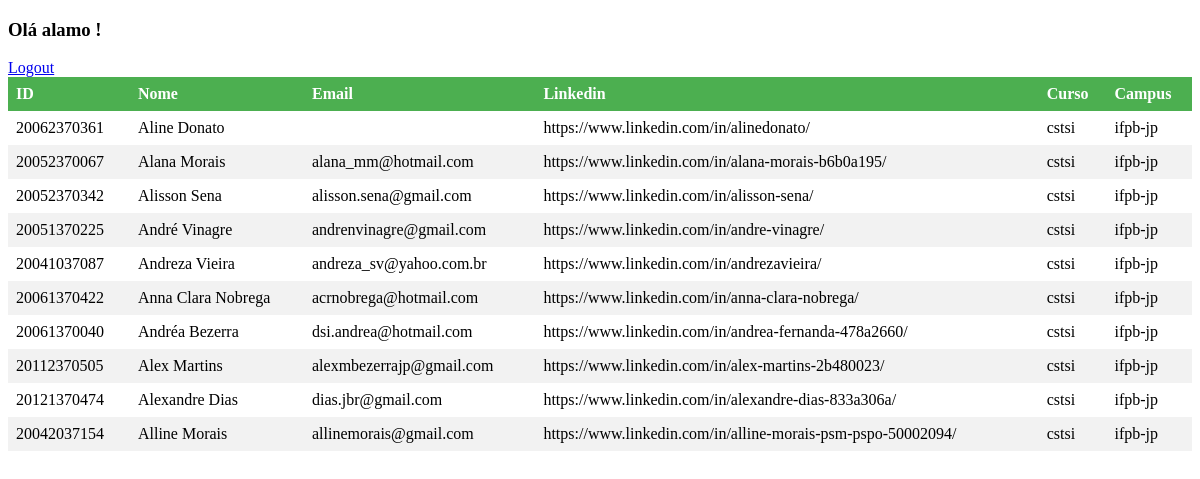
The page /src/home.php (signed in) on the database its author committed.
### tables this page shows
CREATE TABLE egresso (
  id varchar(30),
  nome varchar(30),
  email varchar(50),
  linkedin varchar(80),
  curso varchar(15),
  campus varchar(15)
);

### src/home.php (the view, shortened to what this page needs)
<?php
    $pdo = new PDO('mysql:host=mysql;dbname=egressos;port=3306','root','123');
    $sql = 'SELECT * FROM egresso';
    $result = $pdo->query($sql);
    $rows = $result->fetchAll(PDO::FETCH_ASSOC);
?>
<!DOCTYPE html>
<html lang="en">
<head>
  <link rel="stylesheet" href="home.css">
</head>
<body>
  <h3>Olá <?php echo $_SESSION['usuario'];?> !</h3>
  <a href="logout.php">Logout</a>
  <table>
    <thead>
      <tr>
        <th>ID</th>
        <th>Nome</th>
        <th>Email</th>
        <th>Linkedin</th>
        <th>Curso</th>
        <th>Campus</th>
      </tr>
    </thead>
    <tbody>
      <?php
        for($i = 0; $i < sizeof($rows); $i++){
          echo '<tr>';
          echo '<td>'. $rows[$i]['id'] . '</td>';
          echo '<td>'. $rows[$i]['nome'] . '</td>';
          echo '<td>'. $rows[$i]['email'] . '</td>';
          echo '<td>'. $rows[$i]['linkedin'] . '</td>';
          echo '<td>'. $rows[$i]['curso'] . '</td>';
          echo '<td>'. $rows[$i]['campus'] . '</td>';
          echo '</tr>';
        }
      ?>
    </tbody>
  </table>
</body>
</html>

### src/home.css (style rules this page uses)
table { border-collapse: collapse; width: 100%; }
th, td { text-align: left; padding: 8px; }
tr:nth-child(even) { background-color: #f2f2f2 }
th { background-color: #4CAF50; color: white; }

### rows shown on the page
egresso: id "20062370361", nome "Aline Donato", linkedin "https://www.linkedin.com/in/alinedonato/", curso "cstsi", campus "ifpb-jp"
egresso: id "20052370067", nome "Alana Morais", email "alana_mm@hotmail.com", linkedin "https://www.linkedin.com/in/alana-morais-b6b0a195/", curso "cstsi", campus "ifpb-jp"
egresso: id "20052370342", nome "Alisson Sena", email "alisson.sena@gmail.com", linkedin "https://www.linkedin.com/in/alisson-sena/", curso "cstsi", campus "ifpb-jp"
egresso: id "20051370225", nome "André Vinagre", email "andrenvinagre@gmail.com", linkedin "https://www.linkedin.com/in/andre-vinagre/", curso "cstsi", campus "ifpb-jp"
egresso: id "20041037087", nome "Andreza Vieira", email "andreza_sv@yahoo.com.br", linkedin "https://www.linkedin.com/in/andrezavieira/", curso "cstsi", campus "ifpb-jp"
egresso: id "20061370422", nome "Anna Clara Nobrega", email "acrnobrega@hotmail.com", linkedin "https://www.linkedin.com/in/anna-clara-nobrega/", curso "cstsi", campus "ifpb-jp"
egresso: id "20061370040", nome "Andréa Bezerra", email "dsi.andrea@hotmail.com", linkedin "https://www.linkedin.com/in/andrea-fernanda-478a2660/", curso "cstsi", campus "ifpb-jp"
egresso: id "20112370505", nome "Alex Martins", email "alexmbezerrajp@gmail.com", linkedin "https://www.linkedin.com/in/alex-martins-2b480023/", curso "cstsi", campus "ifpb-jp"
egresso: id "20121370474", nome "Alexandre Dias", email "dias.jbr@gmail.com", linkedin "https://www.linkedin.com/in/alexandre-dias-833a306a/", curso "cstsi", campus "ifpb-jp"
egresso: id "20042037154", nome "Alline Morais", email "allinemorais@gmail.com", linkedin "https://www.linkedin.com/in/alline-morais-psm-pspo-50002094/", curso "cstsi", campus "ifpb-jp"

### other values the page prints
$_SESSION['usuario'] "alamo"
